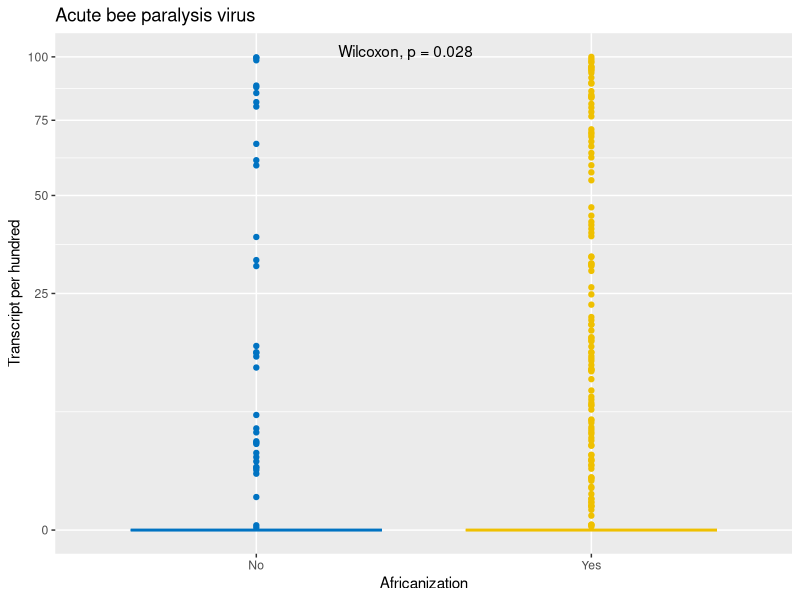
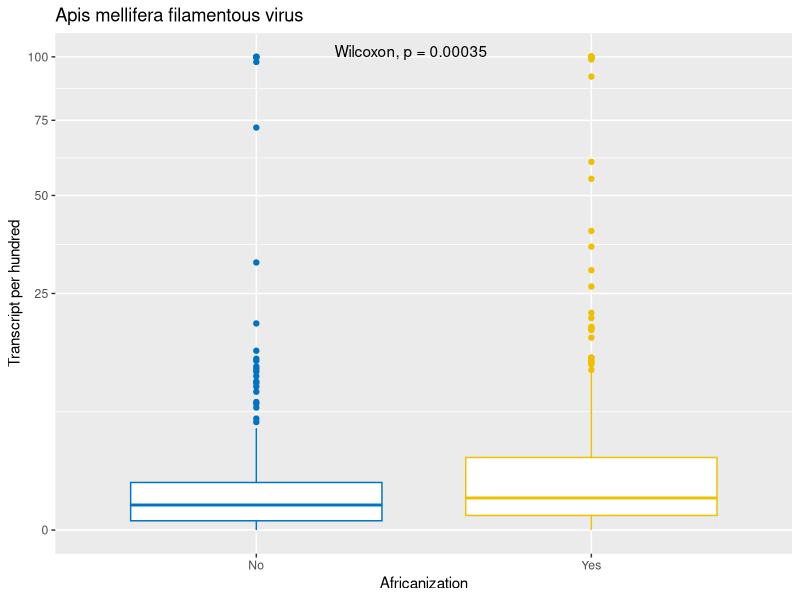
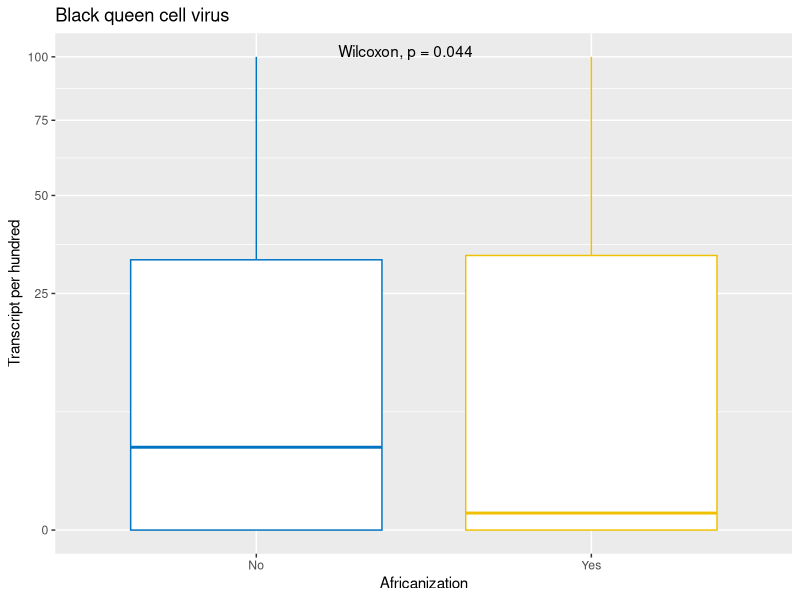
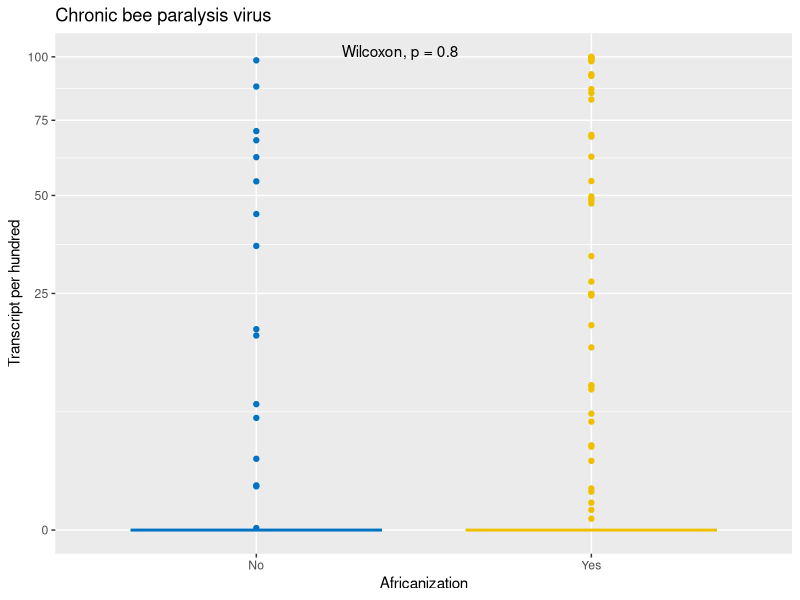
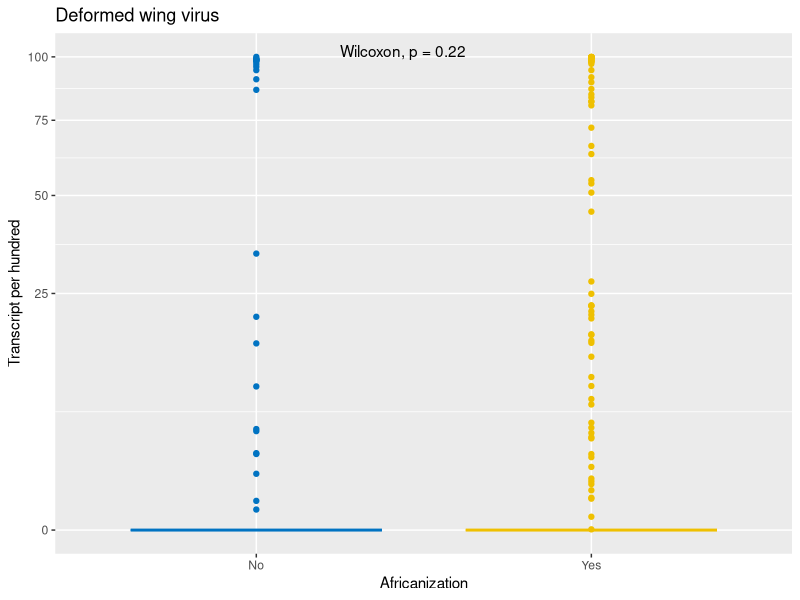
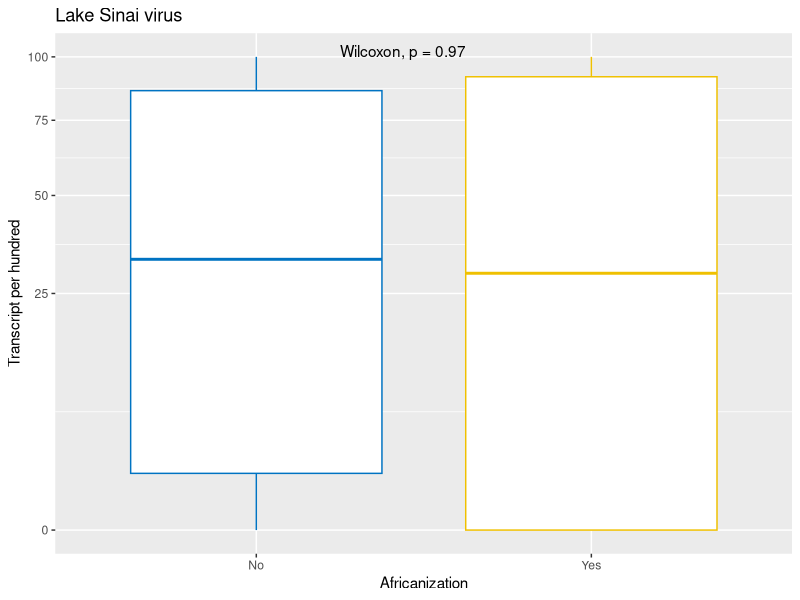
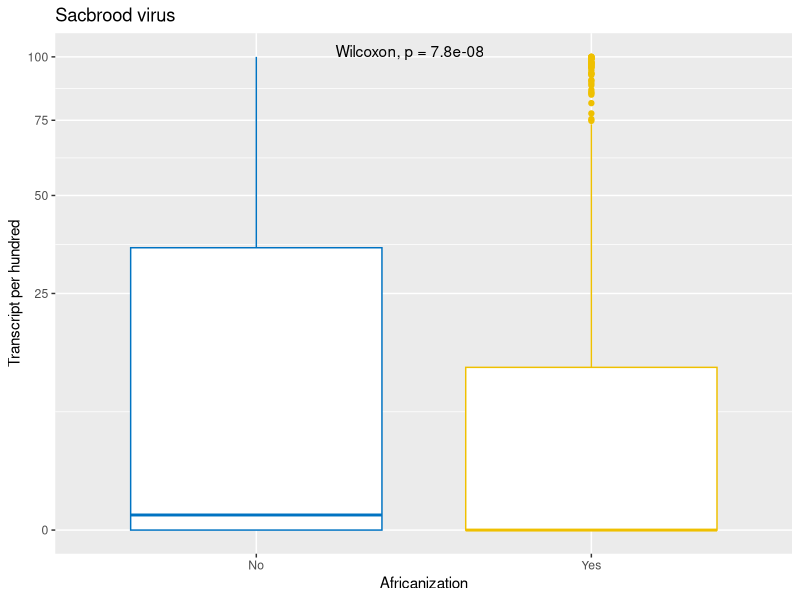
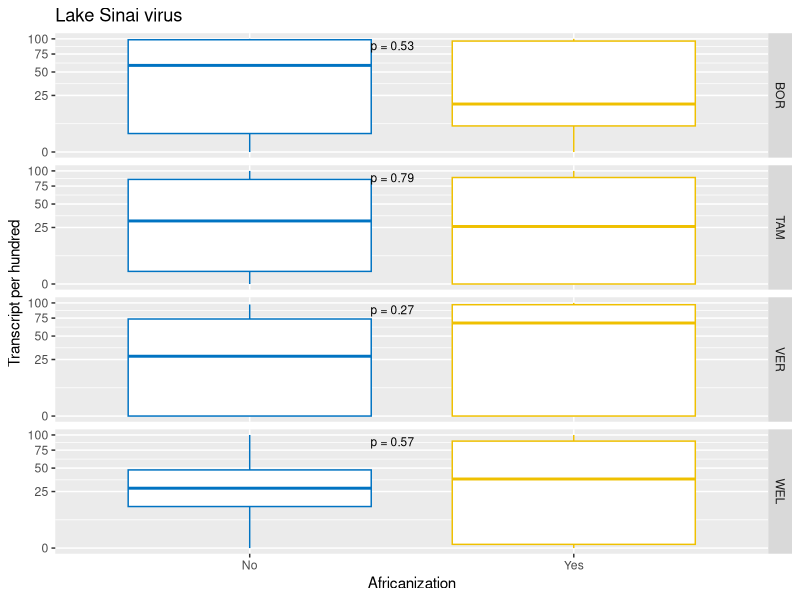

R code for these plots, in order:
library(dplyr)
library(ggplot2)
library(ggsci)
library(ggpubr)

rm(list = ls())

data <- read.csv("new_data.csv")

data_NoV <- data[which(data$V.arrival==0), ] # n=926
data_NoV <- data_NoV[ ,c(18,19,21,22,23,26,28,34,35,1,5,10)]

data_NoV$Afr <- 0
data_NoV$Afr[which(data_NoV$Afr.Extent>10^-7)] <- 1
data_NoV$Afr <- as.factor(data_NoV$Afr)

name_list <- list("Acute bee paralysis virus","Apis mellifera filamentous virus","Black queen cell virus",
                  "Chronic bee paralysis virus","Deformed wing virus","Lake Sinai virus","Sacbrood virus")

data.1 <- data_NoV[which(data_NoV$Afr==0), ] # n=281
data.2 <- data_NoV[which(data_NoV$Afr==1), ] # n=645
for(i in 1:7){
  a <- data.1[ ,i]
  b <- data.2[ ,i]
  c <- wilcox.test(a,b, exact = F, correct = F)
  p <- paste(colnames(data.1)[i], c$p.value)
  print(p)
}

##boxplot-overview
for(i in 1:7){
  box <- ggplot(data_NoV,aes_string(x="Afr",y=colnames(data_NoV)[i],color='Afr'))+
    geom_boxplot()+
    scale_y_sqrt()+
    scale_color_jco()+
    labs(title=name_list[i],x="Africanization",y="Transcript per hundred")+
    scale_x_discrete(labels=c("No","Yes"))+
    stat_compare_means(label.x=1.325)+
    theme(legend.position = "none")
    
  print(box)
}

##boxplot-subgroup by geocluster
for(i in 1:7){
  box <- ggplot(data_NoV,aes_string(x="Afr",y=colnames(data_NoV)[6],color='Afr'))+
    geom_boxplot()+
    scale_y_sqrt()+
    scale_color_jco()+
    labs(title=name_list[6],x="Africanization",y="Transcript per hundred")+
    scale_x_discrete(labels=c("No","Yes"))+
    stat_compare_means(label = "p.format",label.x=1.4,label.y=9,size=3)+
    facet_grid(rows=vars(Geocluster))+
    theme(legend.position = "none")
  
  print(box)
}

#####################################################################

data_NoV.W <- data_NoV[which(data_NoV$Geocluster=="WEL"), ] # n=66

data.3 <- data_NoV.W[which(data_NoV.W$Afr==0), ] # n=21
data.4 <- data_NoV.W[which(data_NoV.W$Afr==1), ] # n=45
for(i in 1:7){
  a <- data.3[ ,i]
  b <- data.4[ ,i]
  c <- wilcox.test(a,b, exact = F, correct = F)
  p <- paste(colnames(data.1)[i], c$p.value)
  print(p)
}

############################################################################

data_NoV.B <- data_NoV[which(data_NoV$Geocluster=="BOR"), ] # n=53

data.5 <- data_NoV.B[which(data_NoV.B$Afr==0), ] # n=29
data.6 <- data_NoV.B[which(data_NoV.B$Afr==1), ] # n=24
for(i in 1:7){
  a <- data.5[ ,i]
  b <- data.6[ ,i]
  c <- wilcox.test(a,b, exact = F, correct = F)
  p <- paste(colnames(data.5)[i], c$p.value)
  print(p)
}

##################################################################################

data_NoV.T <- data_NoV[which(data_NoV$Geocluster=="TAM"), ] # n=724

data.7 <- data_NoV.T[which(data_NoV.T$Afr==0), ] # n=223
data.8 <- data_NoV.T[which(data_NoV.T$Afr==1), ] # n=501
for(i in 1:7){
  a <- data.7[ ,i]
  b <- data.8[ ,i]
  c <- wilcox.test(a,b, exact = F, correct = F)
  p <- paste(colnames(data.7)[i], c$p.value)
  print(p)
}

#########################################################################################

data_NoV.V <- data_NoV[which(data_NoV$Geocluster=="VER"), ] # n=83

data.9 <- data_NoV.V[which(data_NoV.V$Afr==0), ] # n=8
data.10 <- data_NoV.V[which(data_NoV.V$Afr==1), ] # n=75

for(i in 1:7){
  a <- data.9[ ,i]
  b <- data.10[ ,i]
  c <- wilcox.test(a,b, exact = F, correct = F)
  p <- paste(colnames(data.9)[i], c$p.value)
  print(p)
}

######################################################################################

# whether the distribution of data is normal
##shapiro.test()  
# F test: to determine whether 2 variance are the same
##kruskal.test(list(A, B))


